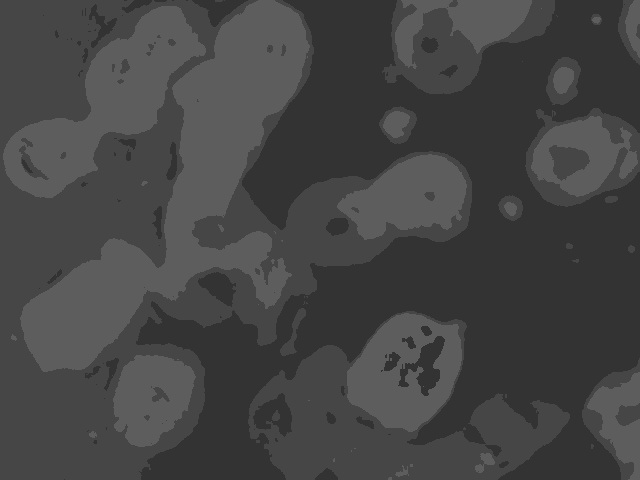
#> input picture sub_img.jpg, 640 x 480 px
$ python -i count_rbcs.py   (imports and definitions only)
#> lines starting #> are read from the running program, lines starting #| are printed output that depends on the picture; after the words box and inside, x2 and y2 are one past the last pixel; in counts of white or black regions, pixels touching at a corner belong together
# import the necessary packages
import numpy as np
import argparse
import cv2
from matplotlib import pyplot as plt

def countRBC():
    # load the imagecv2.imread
    image_normal= cv2.imread('sub_img.jpg')
#> image_normal is the input picture: shape (480, 640, 3); min 44, max 101, mean 68.8
    image_normal = cv2.blur(image_normal,(10,10))


    # find all the 'black' shapes in the image
    lower = np.array([75, 75, 75])
    upper = np.array([360, 360, 360])
    shapeMask = cv2.inRange(image_normal, lower, upper)
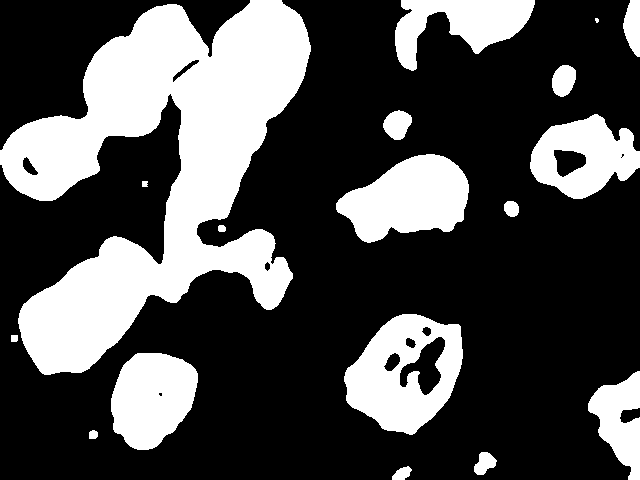
#> shapeMask: shape (480, 640); 30.5% white; 18 white regions (1 under 20 px)
    # find the contours in the mask
    cnts, _ = cv2.findContours(shapeMask.copy(), cv2.RETR_EXTERNAL, cv2.CHAIN_APPROX_SIMPLE)
#> cnts = 18 contours, 1 with area under 20; largest, box (x1, y1, x2, y2) and area: (0, 0, 311, 375) 53490, (344, 314, 463, 435) 9984, (336, 154, 469, 243) 7574, (111, 353, 198, 450) 6206, (530, 114, 640, 199) 6120
    # print ("# of Possible RBCs %d" % (len(cnts)))
    # cv2.imshow("Mask", shapeMask)

    # loop over the contours
    for c in cnts:
        # draw the contour and show it
        cv2.drawContours(image_normal, [c], -1, (0, 250, 0), 2)
#> this loop made 18 passes
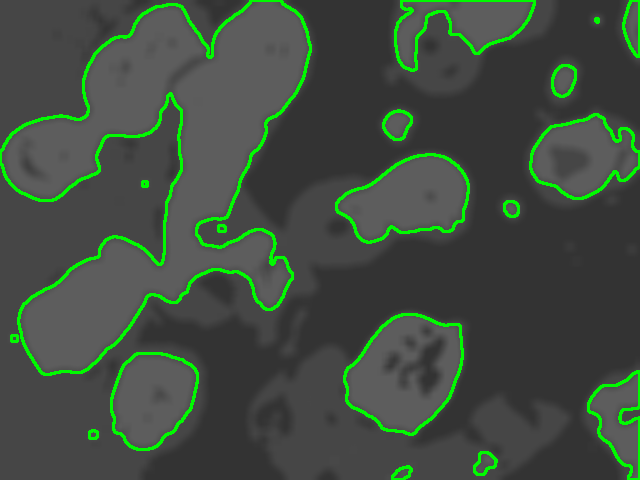
#> image_normal: shape (480, 640, 3); mean B, G, R 65, 77.5, 65

    save_path = "./static/images/countRBC.jpg"
    path = "/images/countRBC.jpg"
    cv2.imwrite(save_path, image_normal)
    count = len(cnts)
#> count = 18
    return path,count

>>> result = countRBC()
#> result = ('/images/countRBC.jpg', 18)
